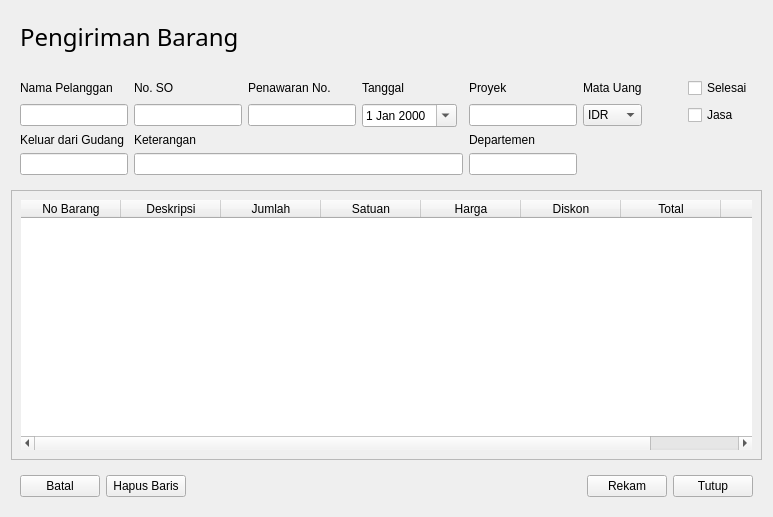
             <widget class="QWidget" name="st_Penjualan_Pengiriman_baru">
              <layout class="QVBoxLayout" name="verticalLayout_12">
               <item>
                <widget class="QFrame" name="fr_Penjualan_PengirimanBaru_title">
                 <property name="sizePolicy">
                  <sizepolicy hsizetype="Preferred" vsizetype="Maximum">
                   <horstretch>0</horstretch>
                   <verstretch>0</verstretch>
                  </sizepolicy>
                 </property>
                 <property name="minimumSize">
                  <size>
                   <width>0</width>
                   <height>45</height>
                  </size>
                 </property>
                 <property name="frameShape">
                  <enum>QFrame::NoFrame</enum>
                 </property>
                 <property name="frameShadow">
                  <enum>QFrame::Raised</enum>
                 </property>
                 <layout class="QGridLayout" name="gl_Penjualan_PengirimanBarang_Baru_title">
                  <item row="0" column="0">
                   <widget class="QLabel" name="lb_Penjualan_PengirimanBaru_title">
                    <property name="sizePolicy">
                     <sizepolicy hsizetype="Preferred" vsizetype="Maximum">
                      <horstretch>0</horstretch>
                      <verstretch>0</verstretch>
                     </sizepolicy>
                    </property>
                    <property name="font">
                     <font>
                      <family>Segoe UI Semilight</family>
                      <pointsize>18</pointsize>
                     </font>
                    </property>
                    <property name="text">
                     <string>Pengiriman Barang</string>
                    </property>
                    <property name="alignment">
                     <set>Qt::AlignLeading|Qt::AlignLeft|Qt::AlignVCenter</set>
                    </property>
                   </widget>
                  </item>
                 </layout>
                </widget>
               </item>
               <item>
                <widget class="QFrame" name="fr_Penjualan_PengirimanBaru_input1">
                 <property name="sizePolicy">
                  <sizepolicy hsizetype="Preferred" vsizetype="Maximum">
                   <horstretch>0</horstretch>
                   <verstretch>0</verstretch>
                  </sizepolicy>
                 </property>
                 <property name="frameShape">
                  <enum>QFrame::NoFrame</enum>
                 </property>
                 <property name="frameShadow">
                  <enum>QFrame::Raised</enum>
                 </property>
                 <layout class="QGridLayout" name="gl_Penjualan_PengirimanBarang_Baru_input">
                  <item row="3" column="5">
                   <widget class="QLineEdit" name="le_Penjualan_PengirimanBaru_Departemen"/>
                  </item>
                  <item row="1" column="0">
                   <widget class="QLineEdit" name="le_Penjualan_PengirimanBaru_Nama"/>
                  </item>
                  <item row="2" column="5">
                   <widget class="QLabel" name="lb_Penjualan_PengirimanBaru_Departemen">
                    <property name="text">
                     <string>Departemen</string>
                    </property>
                   </widget>
                  </item>
                  <item row="0" column="0">
                   <widget class="QLabel" name="lb_Penjualan_PengirimanBaru_Nama">
                    <property name="text">
                     <string>Nama Pelanggan</string>
                    </property>
                   </widget>
                  </item>
                  <item row="0" column="6">
                   <widget class="QLabel" name="lb_Penjualan_PengirimanBaru_Kurs">
                    <property name="text">
                     <string>Mata Uang</string>
                    </property>
                   </widget>
                  </item>
                  <item row="2" column="0">
                   <widget class="QLabel" name="lb_Penjualan_PengirimanBaru_Keluar">
                    <property name="text">
                     <string>Keluar dari Gudang</string>
                    </property>
                   </widget>
                  </item>
                  <item row="1" column="1">
                   <widget class="QLineEdit" name="le_Penjualan_PengirimanBaru_NoSO"/>
                  </item>
                  <item row="1" column="5">
                   <widget class="QLineEdit" name="le_Penjualan_PengirimanBaru_Proyek"/>
                  </item>
                  <item row="0" column="3">
                   <widget class="QLabel" name="lb_Penjualan_PengirimanBaru_Tanggal">
                    <property name="text">
                     <string>Tanggal</string>
                    </property>
                   </widget>
                  </item>
                  <item row="1" column="3">
                   <widget class="QDateEdit" name="de_Penjualan_PengirimanBaru_Tanggal">
                    <property name="calendarPopup">
                     <bool>true</bool>
                    </property>
                   </widget>
                  </item>
                  <item row="3" column="1" colspan="4">
                   <widget class="QLineEdit" name="le_Penjualan_PengirimanBaru_Keterangan"/>
                  </item>
                  <item row="0" column="5">
                   <widget class="QLabel" name="lb_Penjualan_PengirimanBaru_Proyek">
                    <property name="text">
                     <string>Proyek</string>
                    </property>
                   </widget>
                  </item>
                  <item row="0" column="8">
                   <widget class="QCheckBox" name="chk_Penjualan_PengirimanBaru_Selesai">
                    <property name="text">
                     <string>Selesai</string>
                    </property>
                   </widget>
                  </item>
                  <item row="3" column="0">
                   <widget class="QLineEdit" name="le_Penjualan_PengirimanBaru_Keluar"/>
                  </item>
                  <item row="1" column="8">
                   <widget class="QCheckBox" name="chk_Penjualan_PengirimanBaru_Jasa">
                    <property name="text">
                     <string>Jasa</string>
                    </property>
                   </widget>
                  </item>
                  <item row="2" column="1">
                   <widget class="QLabel" name="lb_Penjualan_PengirimanBaru_Keterangan">
                    <property name="text">
                     <string>Keterangan</string>
                    </property>
                   </widget>
                  </item>
                  <item row="1" column="7">
                   <spacer name="hs_Penjualan_PengirimanBaru">
                    <property name="orientation">
                     <enum>Qt::Horizontal</enum>
                    </property>
                    <property name="sizeHint" stdset="0">
                     <size>
                      <width>40</width>
                      <height>20</height>
                     </size>
                    </property>
                   </spacer>
                  </item>
                  <item row="1" column="6">
                   <widget class="QComboBox" name="cb_Penjualan_PengirimanBaru_Kurs">
                    <item>
                     <property name="text">
                      <string>IDR</string>
                     </property>
                    </item>
                   </widget>
                  </item>
                  <item row="0" column="1">
                   <widget class="QLabel" name="lb_Penjualan_PengirimanBaru_NoSO">
                    <property name="text">
                     <string>No. SO</string>
                    </property>
                   </widget>
                  </item>
                  <item row="0" column="2">
                   <widget class="QLabel" name="lb_Penjualan_PengirimanBaru_Penawaran">
                    <property name="text">
                     <string>Penawaran No.</string>
                    </property>
                   </widget>
                  </item>
                  <item row="1" column="2">
                   <widget class="QLineEdit" name="le_Penjualan_PengirimanBaru_Penawaran"/>
                  </item>
                 </layout>
                </widget>
               </item>
               <item>
                <widget class="QFrame" name="fr_Penjualan_PengirimanBaru_input">
                 <property name="sizePolicy">
                  <sizepolicy hsizetype="Preferred" vsizetype="MinimumExpanding">
                   <horstretch>0</horstretch>
                   <verstretch>0</verstretch>
                  </sizepolicy>
                 </property>
                 <property name="frameShape">
                  <enum>QFrame::StyledPanel</enum>
                 </property>
                 <property name="frameShadow">
                  <enum>QFrame::Raised</enum>
                 </property>
                 <layout class="QGridLayout" name="gl_Penjualan_PengirimanBarang_Baru_tabel">
                  <item row="1" column="0">
                   <widget class="QTableWidget" name="tbl_Penjualan_PengirimanBaru">
                    <property name="sizePolicy">
                     <sizepolicy hsizetype="Maximum" vsizetype="MinimumExpanding">
                      <horstretch>0</horstretch>
                      <verstretch>0</verstretch>
                     </sizepolicy>
                    </property>
                    <property name="minimumSize">
                     <size>
                      <width>0</width>
                      <height>250</height>
                     </size>
                    </property>
                    <property name="maximumSize">
                     <size>
                      <width>1366</width>
                      <height>16777215</height>
                     </size>
                    </property>
                    <property name="frameShape">
                     <enum>QFrame::NoFrame</enum>
                    </property>
                    <property name="showGrid">
                     <bool>false</bool>
                    </property>
                    <property name="wordWrap">
                     <bool>true</bool>
                    </property>
                    <property name="cornerButtonEnabled">
                     <bool>true</bool>
                    </property>
                    <property name="rowCount">
                     <number>0</number>
                    </property>
                    <property name="columnCount">
                     <number>8</number>
                    </property>
                    <column>
                     <property name="text">
                      <string>No Barang</string>
                     </property>
                    </column>
                    <column>
                     <property name="text">
                      <string>Deskripsi</string>
                     </property>
                    </column>
                    <column>
                     <property name="text">
                      <string>Jumlah</string>
                     </property>
                    </column>
                    <column>
                     <property name="text">
                      <string>Satuan</string>
                     </property>
                    </column>
                    <column>
                     <property name="text">
                      <string>Harga</string>
                     </property>
                    </column>
                    <column>
                     <property name="text">
                      <string>Diskon</string>
                     </property>
                    </column>
                    <column>
                     <property name="text">
                      <string>Total</string>
                     </property>
                    </column>
                    <column>
                     <property name="text">
                      <string>Pajak</string>
                     </property>
                    </column>
                   </widget>
                  </item>
                 </layout>
                </widget>
               </item>
               <item>
                <widget class="QFrame" name="fr_Penjualan_PengirimanBaru_tombol">
                 <property name="sizePolicy">
                  <sizepolicy hsizetype="Preferred" vsizetype="Maximum">
                   <horstretch>0</horstretch>
                   <verstretch>0</verstretch>
                  </sizepolicy>
                 </property>
                 <property name="frameShape">
                  <enum>QFrame::NoFrame</enum>
                 </property>
                 <property name="frameShadow">
                  <enum>QFrame::Raised</enum>
                 </property>
                 <layout class="QHBoxLayout" name="hl_Penjualan_PengirimanBarang_Baru_tombol">
                  <item>
                   <widget class="QPushButton" name="tb_Penjualan_PengirimanBaru_Batal">
                    <property name="text">
                     <string>Batal</string>
                    </property>
                   </widget>
                  </item>
                  <item>
                   <widget class="QPushButton" name="tb_Penjualan_PengirimanBaru_Hapus">
                    <property name="text">
                     <string>Hapus Baris</string>
                    </property>
                   </widget>
                  </item>
                  <item>
                   <spacer name="hs_Penjualan_PengirimanBaru_2">
                    <property name="orientation">
                     <enum>Qt::Horizontal</enum>
                    </property>
                    <property name="sizeHint" stdset="0">
                     <size>
                      <width>40</width>
                      <height>20</height>
                     </size>
                    </property>
                   </spacer>
                  </item>
                  <item>
                   <widget class="QPushButton" name="tb_Penjualan_PengirimanBaru_Rekam">
                    <property name="text">
                     <string>Rekam</string>
                    </property>
                   </widget>
                  </item>
                  <item>
                   <widget class="QPushButton" name="tb_Penjualan_PengirimanBaru_Tutup">
                    <property name="text">
                     <string>Tutup</string>
                    </property>
                   </widget>
                  </item>
                 </layout>
                </widget>
               </item>
              </layout>
             </widget>
